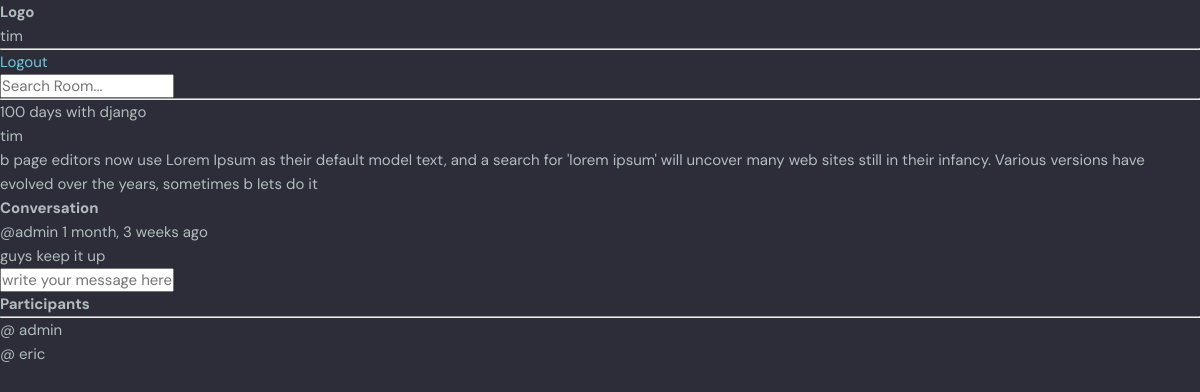
/room2/ (signed in), run on the app's committed database.
### chatroom/models.py (models this page shows, shortened)
class Room(models.Model):
    host = models.ForeignKey(User,on_delete=models.SET_NULL,null=True)
    topic = models.ForeignKey(Topic,on_delete=models.SET_NULL,null=True)
    name = models.CharField(max_length=200)
    description = models.TextField(null = True,blank=True)
    participants = models.ManyToManyField(User,related_name='participants')
    update = models.DateTimeField(auto_now=True)
    created = models.DateTimeField(auto_now_add=True)
    class Meta:
        ordering = ['-update','-created']

class Message(models.Model):
    user = models.ForeignKey(User,on_delete=models.CASCADE,default="")
    room = models.ForeignKey(Room,on_delete=models.CASCADE)
    body = models.TextField()
    update = models.DateTimeField(auto_now=True)
    created = models.DateTimeField(auto_now_add=True)
    class Meta:
        ordering = ['-update','-created']

### chatroom/views.py (the view, shortened to what this page needs)
# urls.py: path('room<int:roomid>/',views.room,name="room"),
def room(request,roomid):
    rooms = Room.objects.get(id = roomid)
    room_messages = rooms.message_set.all().order_by('-created')
    participants = rooms.participants.all()
    dic ={
        'rooms':rooms,
        'room_messages':room_messages,
        'participants':participants,
    }
    return render(request,'html/room.html',dic)

### chatroom/templates/html/room.html (shortened to what this page needs)
{% extends 'html/base.html' %}
{%block body%}
<div class="room-container">
    <div>
        {{rooms.name}} <br>
        {{rooms.host}} <br>
        {{rooms.description}} <br>
        <h2>Conversation</h2>
        {% for message in room_messages %}
        <small>@{{message.user}} {{message.created|timesince}} ago</small>
        <p>{{message.body}} </p>
        {% endfor %}
        {% if request.user.is_authenticated %}
        <form action="" method="post">
            <input type="text" name="body" placeholder="write your message here..">
        </form>
        {% endif %}
    </div>
    <div>
        <h3>Participants</h3>
        <hr>
        {% for user in participants %}
        <p>@ {{user.username}} </p>
        {% endfor %}
    </div>
</div>
{%endblock body%}

### chatroom/templates/html/navbar.html
<div>
    <h1>Logo</h1>
    <p>{{request.user}}</p>
    <hr>
    {% if request.user.is_authenticated%}
    <a href="{%url 'logout'%}">Logout</a>
    {% else %}
    <a href="{%url 'login'%}">Login</a>
    {% endif %}
    <form action="{% url 'home' %}">
        <input type="text" name="q" placeholder="Search Room...">
    </form>
</div>
<hr>

### chatroom/static/css/style.css (style rules this page uses)
:root { --color-main: #71c6dd; --color-main-light: #e1f6fb; --color-dark: #3f4156; --color-dark-medium: #51546e; --color-dark-light: #696d97; --color-light: #e5e5e5; --color-gray: #8b8b8b; --color-light-gray: #b2bdbd; --color-bg: #2d2d39; --color-success: #5dd693; --color-error: #fc4b0b; }
* { font-family: "DM Sans", -apple-system, BlinkMacSystemFont, "Segoe UI", Roboto, Oxygen, Ubuntu, Cantarell, "Open Sans", "Helvetica Neue", sans-serif; margin: 0; padding: 0; box-sizing: border-box; text-rendering: optimizeLegibility; font-size: inherit; }
html { font-size: 56.25%; }
@media only screen and (min-width: 1200px) { html { font-size: 62.5%; } }
body { line-height: 1.6; font-weight: 400; font-size: 1.5rem; color: var(--color-light-gray); background-color: var(--color-bg); min-height: 100vh; }
a { display: inline-block; color: var(--color-main); text-decoration: none; }

### data on the page
Room: name "100 days with django", host "tim", description "b page editors now use Lorem Ipsum as their default model text, and a search for 'lorem ipsum' will uncover many web sites still in their infancy. Various versions have evolved over the years, sometimes b lets do it"
Message: user "admin", created "1 month, 3 weeks", body "guys keep it up"

### other printed values
{{ request.user }} "tim"
{{ user.username }} "admin"
{{ user.username }} "eric"
